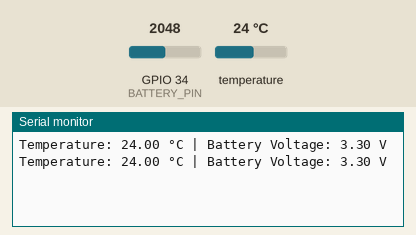
The program below on a simulated Seeed XIAO ESP32-S3. Parts: the last lines printed to the serial monitor. Inputs (shaded band) come from the test bench; at power-on: temperature 24 °C, GPIO 34 (BATTERY_PIN) = 2048 (analog values on the 0–4095 scale). Nothing arrives over Bluetooth unless stated; a phone connects over Bluetooth LE 3 s after start.

Above: at 7.3 s.
7.4 s: temperature set to 12 °C
At 13.5 s:
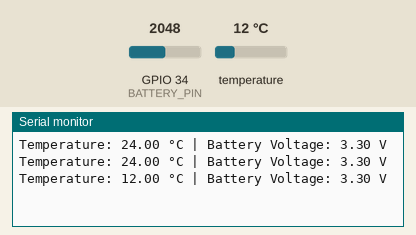
14.1 s: GPIO 34 (BATTERY_PIN) set to 2866
At 19.0 s:
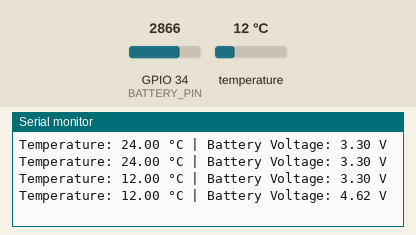
20.8 s: temperature set to 19 °C
At 24.5 s:
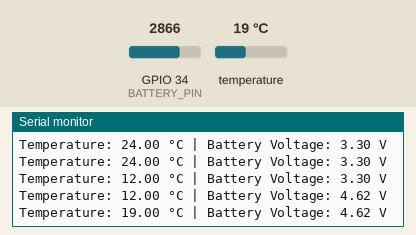
27.5 s: GPIO 34 (BATTERY_PIN) set to 3603
At 30.0 s:
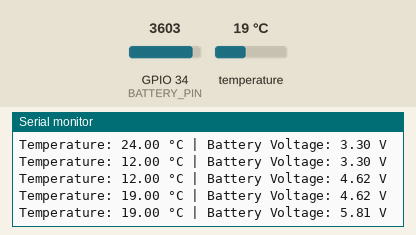
Timing chart, 0 to 31.5 s (numbered marks = the images above; inputs shaded):
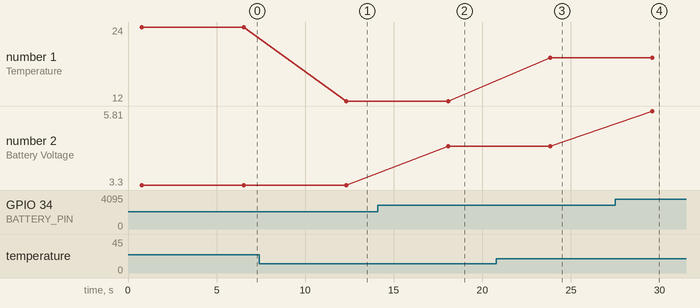

The program:

main.cpp
```cpp
#include <Arduino.h>
#include <OneWire.h>
#include <DallasTemperature.h>
#include <BLEDevice.h>
#include <BLEServer.h>
#include <BLEUtils.h>
#include <BLE2902.h>

// Pin configuration for DS18B20 temperature sensor
#define ONE_WIRE_BUS 2

// Create OneWire and DallasTemperature instances
OneWire oneWire(ONE_WIRE_BUS);
DallasTemperature sensors(&oneWire);

// Bluetooth configuration
BLEServer *pServer = NULL;
BLECharacteristic *pCharacteristic = NULL;
#define SERVICE_UUID "4fafc201-1fb5-459e-8fcc-c5c9c331914b"
#define CHARACTERISTIC_UUID "beb5483e-36e1-4688-b7f5-ea07361b26a8"

// Rechargeable battery configuration
#define BATTERY_PIN 34

void setup() {
  Serial.begin(115200);

  // Initialize DS18B20 temperature sensor
  sensors.begin();

  // Initialize Bluetooth
  BLEDevice::init("TemperatureSensor");
  pServer = BLEDevice::createServer();
  BLEService *pService = pServer->createService(SERVICE_UUID);
  pCharacteristic = pService->createCharacteristic(
      CHARACTERISTIC_UUID,
      BLECharacteristic::PROPERTY_READ | BLECharacteristic::PROPERTY_NOTIFY);
  pService->start();
  BLEAdvertising *pAdvertising = BLEDevice::getAdvertising();
  pAdvertising->addServiceUUID(pService->getUUID());
  pAdvertising->start();

  // Configure battery monitoring
  analogReadResolution(10);
}

void loop() {
  // Read temperature from DS18B20
  sensors.requestTemperatures();
  float temperature = sensors.getTempCByIndex(0);

  // Update Bluetooth characteristic with temperature data
  pCharacteristic->setValue(String(temperature).c_str());
  pCharacteristic->notify();

  // Read battery voltage
  int rawValue = analogRead(BATTERY_PIN);
  float batteryVoltage = (rawValue / 1023.0) * 3.3 * 2;

  // Print temperature and battery voltage to serial monitor
  Serial.print("Temperature: ");
  Serial.print(temperature);
  Serial.print(" °C | Battery Voltage: ");
  Serial.print(batteryVoltage);
  Serial.println(" V");

  delay(5000);  // Delay for 5 seconds before the next iteration
}
```

Measured:
- after the input at 7.4 s, the serial monitor: prints a new line after 4.9 s (image 1)
- after the input at 14.1 s, the serial monitor: prints a new line after 4.0 s (image 2)
- after the input at 20.8 s, the serial monitor: prints a new line after 3.0 s (image 3)
- after the input at 27.5 s, the serial monitor: prints a new line after 2.1 s (image 4)
- plotted number 1: 24 → 12 after the input at 7.4 s, 12 → 19 after the input at 20.8 s
- plotted number 2: 3.3 → 4.62 after the input at 14.1 s, 4.62 → 5.81 after the input at 27.5 s
